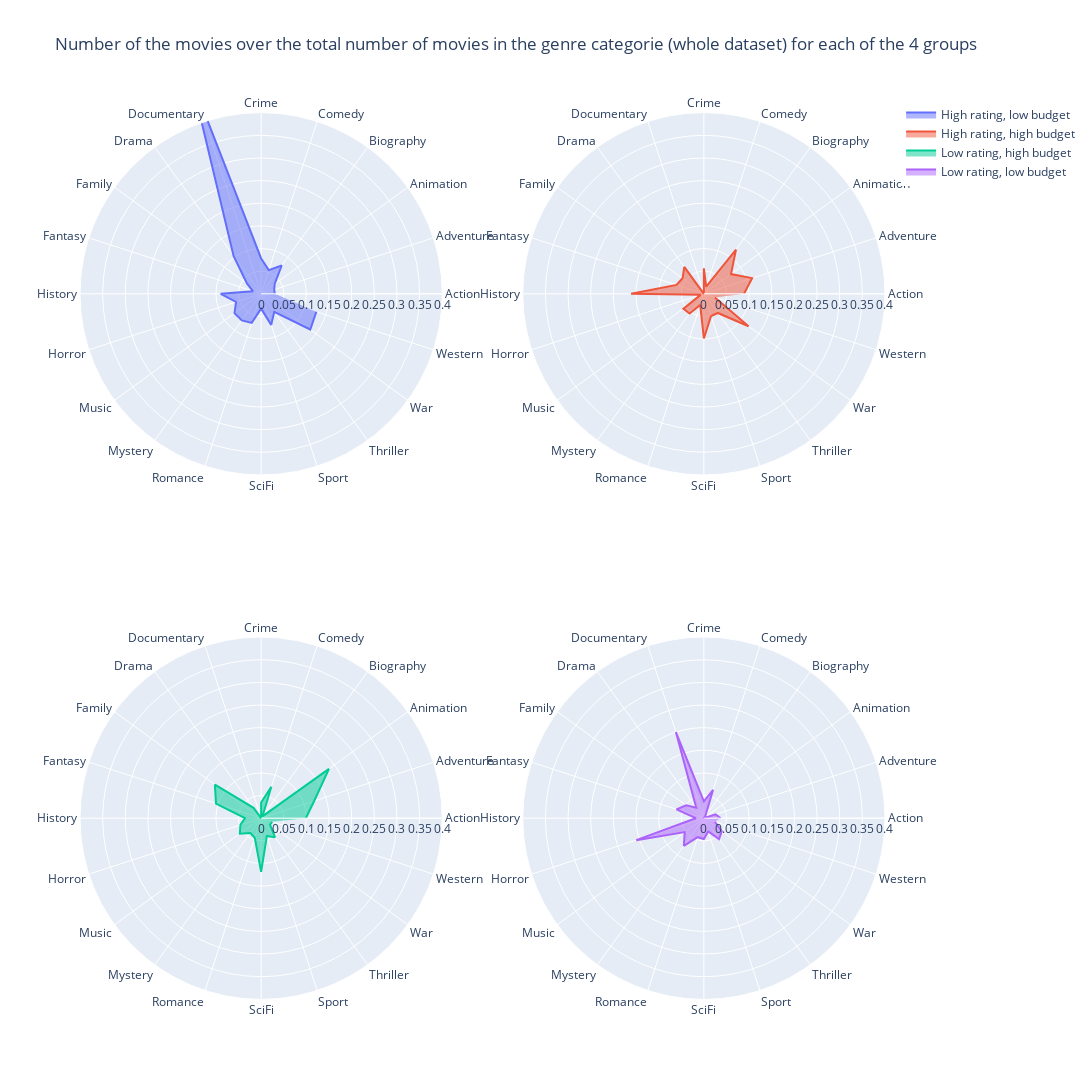

Notebook source saved alongside this figure:
### Markdown cell above
#### Jsp quel total count prendre ? celui sur les data entières ou celui sur la sum ce qu'il y a des les 4 groupes ? Je pensais plutot celui sur les data entière mais apres ca somme pas jusqu'a 1 parce des films entrent dans aucune des 4 categories

### Code cell
categories = data_HR_LB_genres.columns.values

fig = make_subplots(rows=2, cols=2, specs=[[{'type': 'polar'}]*2]*2)

# Total count of the genres to normalize the count of the 4 groups 
total_count = data.iloc[:,1:21].sum().values

fig.append_trace(go.Scatterpolar(r=data_HR_LB_genres.sum().values/total_count, theta=categories, fill='toself', name='High rating, low budget'), row=1, col=1)
fig.append_trace(go.Scatterpolar(r=data_HR_HB_genres.sum().values/total_count, theta=categories, fill='toself', name='High rating, high budget'), row=1, col=2)
fig.append_trace(go.Scatterpolar(r=data_LR_HB_genres.sum().values/total_count, theta=categories, fill='toself', name='Low rating, high budget'), row=2, col=1)
fig.append_trace(go.Scatterpolar(r=data_LR_LB_genres.sum().values/total_count, theta=categories, fill='toself', name='Low rating, low budget'), row=2, col=2)
            
fig.update_polars(radialaxis=dict(range=[0, 0.4]))

fig.update_layout(
  polar=dict(
    radialaxis=dict(
      visible=True,
    )),
    width=1300,
    height=1200,
  showlegend=True,
    title_text = 'Number of the movies over the total number of movies in the genre categorie (whole dataset) for each of the 4 groups'
)

fig.show("jupyterlab")

### Figure 1 — Plotly figure (JSON) as saved in the notebook; plotly's stock layout.template omitted (floating-point values rounded to 4 significant figures)
{"data": [{"fill": "toself", "name": "High rating, low budget", "r": [0.03021, 0.0304, 0.03704, 0.07729, 0.0549, 0.0781, 0.5, 0.1035, 0.03883, 0.01905, 0.08929, 0.05823, 0.07267, 0.07258, 0.06759, 0.03289, 0.07216, 0.04923, 0.1341, 0.1282], "subplot": "polar", "theta": ["Action", "Adventure", "Animation", "Biography", "Comedy", "Crime", "Documentary", "Drama", "Family", "Fantasy", "History", "Horror", "Music", "Mystery", "Romance", "SciFi", "Sport", "Thriller", "War", "Western"], "type": "scatterpolar"}, {"fill": "toself", "name": "High rating, high budget", "r": [0.08862, 0.112, 0.07407, 0.1208, 0.01668, 0.05634, 0, 0.07357, 0.05825, 0.06349, 0.1607, 0.007595, 0.05586, 0.05376, 0.02621, 0.09868, 0.05155, 0.05231, 0.122, 0.02564], "subplot": "polar2", "theta": ["Action", "Adventure", "Animation", "Biography", "Comedy", "Crime", "Documentary", "Drama", "Family", "Fantasy", "History", "Horror", "Music", "Mystery", "Romance", "SciFi", "Sport", "Thriller", "War", "Western"], "type": "scatterpolar"}, {"fill": "toself", "name": "Low rating, high budget", "r": [0.09869, 0.1232, 0.1852, 0.004831, 0.07297, 0.03457, 0, 0.02838, 0.1262, 0.1048, 0.03571, 0.0481, 0.05803, 0.04032, 0.04552, 0.1184, 0.04124, 0.05231, 0.02439, 0.02564], "subplot": "polar3", "theta": ["Action", "Adventure", "Animation", "Biography", "Comedy", "Crime", "Documentary", "Drama", "Family", "Fantasy", "History", "Horror", "Music", "Mystery", "Romance", "SciFi", "Sport", "Thriller", "War", "Western"], "type": "scatterpolar"}, {"fill": "toself", "name": "Low rating, low budget", "r": [0.03726, 0.0272, 0, 0.004831, 0.06602, 0.03713, 0.2, 0.0289, 0.04854, 0.06349, 0.01786, 0.157, 0.05233, 0.07527, 0.04414, 0.04605, 0.03093, 0.05692, 0.04878, 0.02564], "subplot": "polar4", "theta": ["Action", "Adventure", "Animation", "Biography", "Comedy", "Crime", "Documentary", "Drama", "Family", "Fantasy", "History", "Horror", "Music", "Mystery", "Romance", "SciFi", "Sport", "Thriller", "War", "Western"], "type": "scatterpolar"}], "layout": {"height": 1200, "polar": {"angularaxis": {"type": "category"}, "domain": {"x": [0, 0.45], "y": [0.575, 1]}, "radialaxis": {"autorange": false, "range": [0, 0.4], "type": "linear", "visible": true}}, "polar2": {"angularaxis": {"type": "category"}, "domain": {"x": [0.55, 1], "y": [0.575, 1]}, "radialaxis": {"autorange": false, "range": [0, 0.4], "type": "linear"}}, "polar3": {"angularaxis": {"type": "category"}, "domain": {"x": [0, 0.45], "y": [0, 0.425]}, "radialaxis": {"autorange": false, "range": [0, 0.4], "type": "linear"}}, "polar4": {"angularaxis": {"type": "category"}, "domain": {"x": [0.55, 1], "y": [0, 0.425]}, "radialaxis": {"autorange": false, "range": [0, 0.4], "type": "linear"}}, "showlegend": true, "title": {"text": "Number of the movies over the total number of movies in the genre categorie (whole dataset) for each of the 4 groups"}, "width": 1300}}
